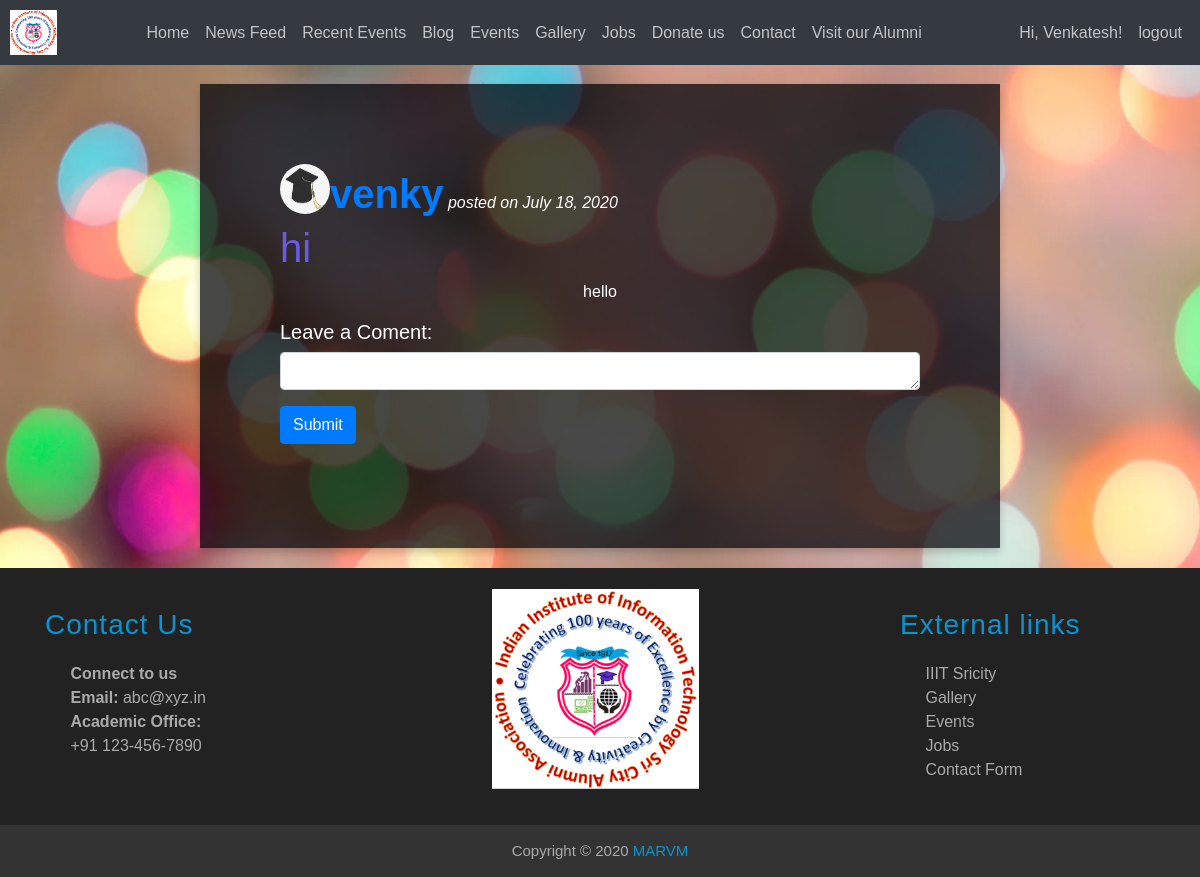
/post/1/ (signed in), run on the app's committed database.
### accounts/models.py (models this page shows)
class User(AbstractUser):
    phone_number = models.CharField(
        max_length=15,
        blank = False,
        default="",
        validators=[
            RegexValidator(
                regex='^([+][0-9]{1,4}[6-9][0-9]{9})$',
                message='mobile number should be in the format "+999999999" ',
                code='invalid_phone_number'
            ),
        ]
    )
    email_confirmed = models.BooleanField(default=False)
    conditions = models.BooleanField(default=False)
    avatar = models.ImageField(upload_to=update_filename,blank = True)
    linkedin_url = models.URLField(blank = True)
    github_url = models.URLField(blank = True)
    webpage_url = models.URLField(blank = True)
    passout_year = models.CharField(max_length=4,blank=True)
    company = models.CharField(max_length=100,blank = True)
    summary = models.CharField(max_length=100,blank = True)
    place = models.CharField(max_length = 100,blank = True)

### blog/models.py (models this page shows, shortened)
class Post(models.Model):
    title = models.CharField(max_length=100)
    content = models.TextField()
    date_posted = models.DateTimeField(default=timezone.now)
    author = models.ForeignKey(User, on_delete=models.CASCADE)

### accounts/decorators.py (the view, shortened to what this page needs)
    def checker(request, *args, **kwargs):
        user=request.user
        if request.user.is_staff is True:
            return function(request, *args, **kwargs)
        elif request.user.email_confirmed is True:
            return function(request, *args, **kwargs)

### blog/forms.py
class CommentForm(forms.ModelForm):
	body = forms.CharField(max_length=5000,required=True)
	class Meta:
		model = Comment
		fields = ('body',)

### blog/templates/blog/post_detail.html (shortened to what this page needs)
{% extends 'blog/blog_base.html' %}
{% load static %}
{% block content %}
    <div class='container' id="con">
        <div id="hi" class="container" style="margin-bottom:20px;">
            {% if comment.author.avatar %}
              <img src="{{ comment.author.avatar.url }}" alt="Avatar" class="image"  style="height:50px;width:50px;float:left;border-radius:50%;">
            {% else %}
              <img src="{% static 'profile/default_symbol.png' %}" alt="Avatar" class="image"  style="height:50px;width:50px;float:left;border-radius:50%;">
            {% endif %}
            <b style="font-size:40px;color:rgb(106, 90, 230)"><a href="{% url 'profile_page' post.author.username %}">{{ post.author }}</a></b>
            <i> posted on {{ post.date_posted|date:"F d, Y" }}</i>
            <h2 style="font-size:40px;color:rgb(106, 90, 230)">{{ post.title }}</h2>
            <p style="text-align: center;">{{ post.content }}</p>
            <div>
              <h5 style="color:white;">Leave a Coment:</h5>
                <form method='POST'>
                  <div class="form-group">
                    <textarea class="form-control" name="body" rows="1"></textarea>
                  </div>
                  <button type='submit' class='btn btn-primary'>Submit</button><br><br>
                </form>
              </div>
          </div>
      </div>
{% endblock content %}

### templates/base.html (shortened to what this page needs)
<!DOCTYPE html> {% load static %}
<html lang="en">
<head>
    <link href="{% static 'chat/css/style3.css' %}" rel="stylesheet" type="text/css" media="all">
    <link rel="stylesheet" href="https://cdnjs.cloudflare.com/ajax/libs/font-awesome/4.7.0/css/font-awesome.min.css">
    <link rel="stylesheet" href="https://maxcdn.bootstrapcdn.com/bootstrap/4.4.1/css/bootstrap.min.css">
    <link rel="stylesheet" href="https://unpkg.com/aos@2.3.0/dist/aos.css">
    <link rel="stylesheet" href="https://cdnjs.cloudflare.com/ajax/libs/font-awesome/4.7.0/css/font-awesome.min.css">
</head>
<body>
    <nav id="func_navbar" class="navbar-custom navbar navbar-expand-md navbar-dark bg-dark fixed-top" style="padding: 10px;">
        <a id="func_logo" class="nav-brand abs" href="{% url 'home' %}"><img src="{% static '/img/iiits/iiitslogo.png' %}" style="width:47px;"></a>
        <div class="collapse navbar-collapse" id="navbarNavDropdown">
            <ul class="navbar-nav mx-auto">
                <li class="nav-item">
                    <a class="nav-link" href="{% url 'home' %}#">Home</a>
                </li>
                <li class="nav-item">
                    <a class="nav-link" href="{% url 'home' %}#news_feed">News Feed</a>
                </li>
                <li class="nav-item">
                    <a class="nav-link" href="{% url 'home' %}#recent_events">Recent Events</a>
                </li>
                <li class="nav-item">
                    <a class="nav-link" href="{% url 'blog-home' %}">Blog</a>
                </li>
                <li class="nav-item">
                    <a class="nav-link" href="{% url 'events' %}">Events</a>
                </li>
                <li class="nav-item">
                    <a class="nav-link" href="{% url 'gallery' %}">Gallery</a>
                </li>
                <li class="nav-item">
                    <a class="nav-link" href="{% url 'jobs' %}">Jobs</a>
                </li>
                <li class="nav-item">
                    <a class="nav-link" href="{% url 'donation-page' %}">Donate us</a>
                </li>
                <li class="nav-item">
                    <a class="nav-link" href="{% url 'contactform' %}">Contact</a>
                </li>
                {% if user.is_superuser %}
                {% else %}
                <li class="nav-item">
                    <a class="nav-link" href="{% url 'searchalumni' %}">Visit our Alumni</a>
                </li>
                {% endif %}
            </ul>
            <ul class="navbar-nav">
                {% if user.is_authenticated %}
                    {% if user.is_staff %}
                        <li class="nav-item"><a class="nav-link" href="{% url 'profile_page' username=user.username %}">Hi, {{ user.username }}!</a></li>
                    {% else %}
                        <li class="nav-item"><a class="nav-link" href="{% url 'profile_page' username=user.username %}">Hi, {{ user.last_name }}!</a></li>
                    {% endif %}
                    <li class="nav-item"><a class="nav-link" href="{% url 'logout' %}?next={{ request.path }}">logout</a></li>
                {% else %}
                    <li class="nav-item"><a class="nav-link" href="{% url 'register' %}">Register</a></li>
                    <li class="nav-item"><a class="nav-link" href="{% url 'login' %}?next={{ request.path }}">login</a></li>
                {% endif %}
            </ul>
        </div>
    </nav>
    <div class="container-fluid py-4"></div>
    {% block content %}
    {% endblock %}
    <footer>
        <div class="container">
            <div class="row">
                <div class="col-lg-3 col-md-6">
                <h3>Contact Us</h3>
                <ul class="list-unstyled three-column" style="padding-left:10%;">
                    <b>Connect to us</b><br>
                    <b>Email:</b>
                    <a href="">abc@xyz.in</a>
                    <br>
                    <b>Academic Office:</b><br>
                    <a href="tel:+91 123-456-7890">+91 123-456-7890</a>
                </ul>
                </div>
                <div class="col-lg-6 col-md-6">
                <ul class="list-unstyled three-column">
                    <img class="custom-img" style="height:200px" src="{% static '/img/iiits/iiitslogo.png' %}">
                </ul>
                </div>
                <div class="col-lg-3 col-md-6">
                <h3>External links</h3>
                <ul class="list-unstyled three-column" style="padding-left:10%;">
                    <a href="{% url 'home' %}#"> IIIT Sricity</a><br>
                    <a href="{% url 'gallery' %}">Gallery</a><br>
                    <a href="{% url 'events' %}">Events</a><br>
                    <a href="{% url 'jobs' %}">Jobs </a><br>
                    <a href="{% url 'contactform' %}">Contact Form</a><br>
                </ul>
                </div>
            </div>
        </div>
        <div class="copyright text-center">
            Copyright &copy; 2020 <span>MARVM</span>
        </div>
    </footer>
</body>
</html>

### templates/base.html (style rules this page uses)
body { margin: 0; font-family: Arial, Helvetica, sans-serif; overflow-x:hidden; }
.navbar { width: 100%; }
footer { background: #222; color: #aaa; padding-top: 10px; }
footer a { color: #aaa; }
footer h3 { color: #0894d1; letter-spacing: 1px; margin: 30px 0 20px; }
footer .three-column { overflow: hidden; }
footer .copyright { padding: 15px 0; background: #333; margin-top: 20px; font-size: 15px; }
footer .copyright span { color: #0894d1; }
.custom-img { padding-left:13%; }
@media (min-width: 768px) { .custom-img { padding-left:30%; margin-top:2%; } }
.navbar-dark .navbar-nav .nav-link { color: rgba(255,255,255,0.7); }

### data on the page
User: last_name "Venkatesh"
Post: author "venky", date_posted "July 18, 2020", title "hi", content "hello"
